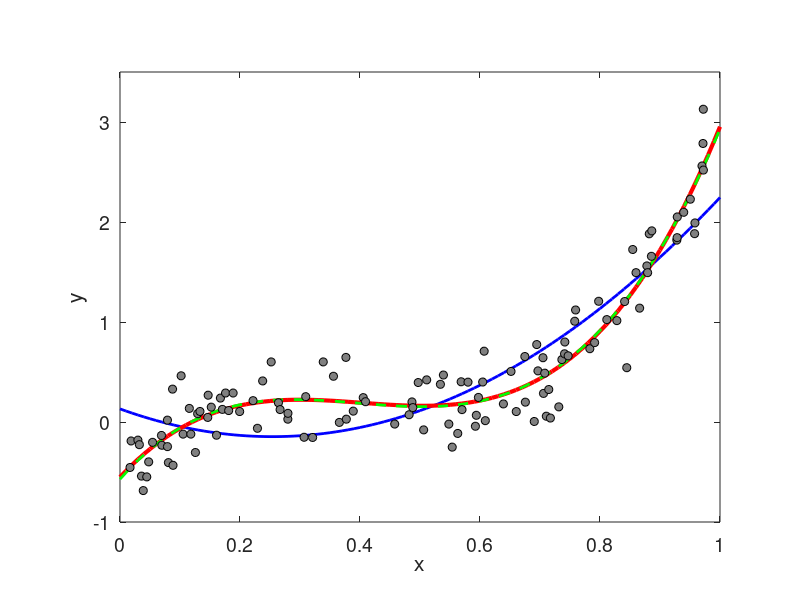

This chart was generated by the following MATLAB code: (Note: this script raises an error after producing the figure.)
%This code uses the least square method to fit polynomials of various 
%degrees to the data. 
%fit p2(x) = b1+b2*x+b3*x^2 to data6.txt. 
%fit p3(x) = b1+b2*x+b3*x^2+b4*x^3 to data6.txt. 
%fit p4(x) = b1+b2*x+b3*x^2+b4*x^3+b5*x^4 to data6.txt. 
%
clear
figure(1)
clf reset
axes('position',[0.15,0.13,0.75,0.75])
%
load data6.txt
x=data6(:,1);
y=data6(:,2);
xp=[0:0.01:1];
%
g1=ones(size(x));
g2=x;
g3=x.^2;
g4=x.^3;
g5=x.^4;


G2=[g1, g2, g3];
G3=[g1, g2, g3, g4];
G4=[g1, g2, g3, g4, g5];
%

GG2=G2'*G2;
Gy2=G2'*y;
b2=GG2\Gy2;
g2=b2(1)+b2(2)*xp+b2(3)*xp.^2;

GG3=G3'*G3;
Gy3=G3'*y;
b3=GG3\Gy3;
g3=b3(1)+b3(2)*xp+b3(3)*xp.^2+b3(4)*xp.^3;

GG4=G4'*G4;
Gy4=G4'*y;
b4=GG4\Gy4;
g4=b4(1)+b4(2)*xp+b4(3)*xp.^2+b4(4)*xp.^3+b4(5)*xp.^4;

plot(xp,g2,'b-','linewidth',2.0)
hold on
plot(xp,g3,'r-','linewidth',3.0)
plot(xp,g4,'g--','linewidth',2.0)
plot(x,y,'ko','markerfacecolor',[0.5,0.5,0.5])

axis([0,1,-1.0,3.5])
set(gca,'xtick',[0:0.2:1])
set(gca,'ytick',[-1:1:3])
set(gca,'fontsize',14)

xlabel('x')
ylabel('y')
h1=legend('polynomials of degree 2','polynomials of degree 3','polynomials of degree 4','data',4);
set(h1,'fontsize',12)
title('Figure 1: Polynomials of Various Degrees Fit to the Data.')
%
%